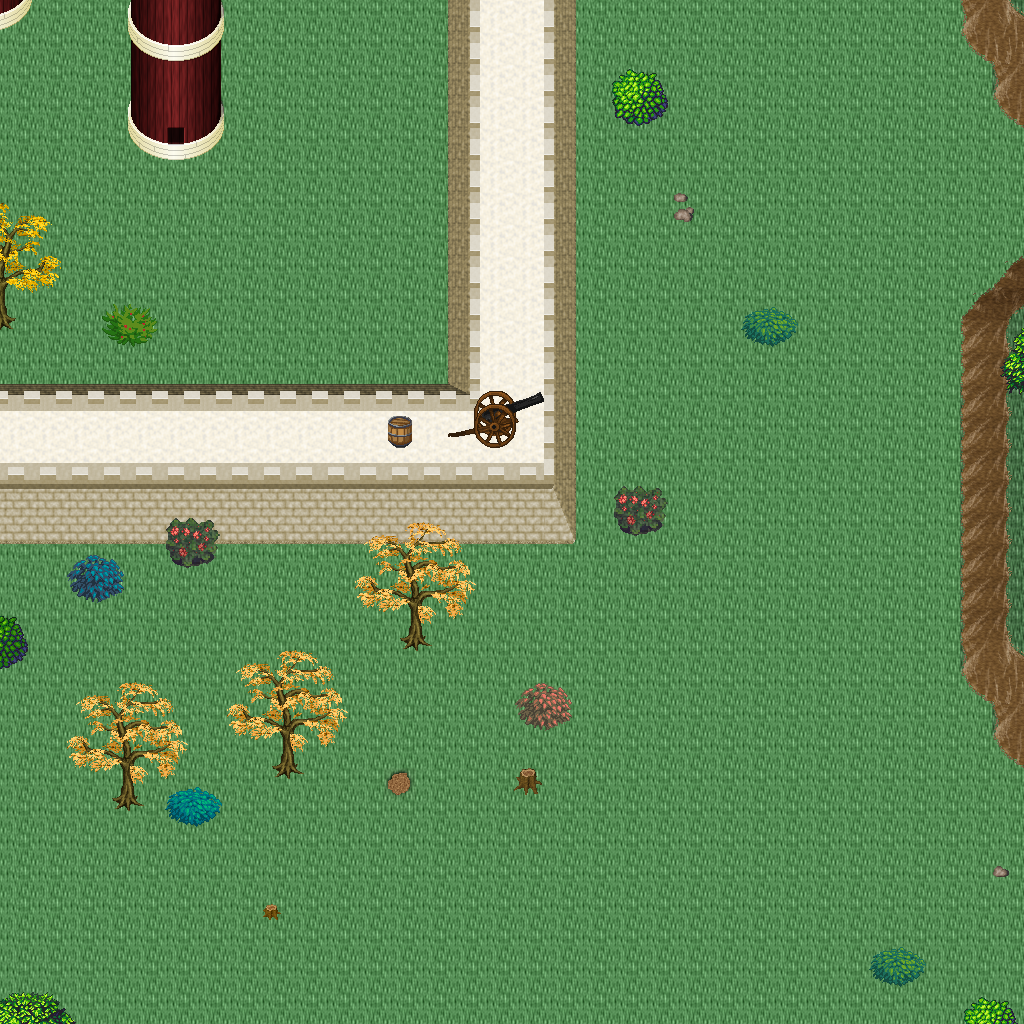

This game map was drawn from its Tiled (.tmx) file and the tilesets committed beside it. A one-line description and the trimmed map source follow:
An orthogonal 32x32 tile map with 32x32 px tiles, 5 tile layers (Ground, Objects, Objects2, Above, ...), 1 hidden layer not drawn, 35 tilesets.

<map version="1.10" tiledversion="1.11.0" orientation="orthogonal" renderorder="right-down" width="32" height="32" tilewidth="32" tileheight="32" infinite="0" nextlayerid="11" nextobjectid="1">
 <tileset firstgid="1" name="logic_collision" tilewidth="32" tileheight="32" tilecount="1" columns="1">
  <image source="../drawable/logic_collision.png" width="32" height="32" />
 </tileset>
 <tileset firstgid="2" name="ground_ridge_earth_pale" tilewidth="32" tileheight="32" tilecount="96" columns="12">
  <image source="../drawable/ground_ridge_earth_pale.png" width="384" height="256" />
 </tileset>
 <tileset firstgid="98" name="ground_ridge_earth_dark" tilewidth="32" tileheight="32" tilecount="96" columns="12">
  <image source="../drawable/ground_ridge_earth_dark.png" width="384" height="256" />
 </tileset>
 <tileset firstgid="194" name="ground_ground" tilewidth="32" tileheight="32" tilecount="33" columns="3">
  <image source="../drawable/ground_ground.png" width="96" height="352" />
 </tileset>
 <tileset firstgid="227" name="building_castle" tilewidth="32" tileheight="32" tilecount="320" columns="20">
  <image source="../drawable/building_castle.png" width="640" height="512" />
 </tileset>
 <tileset firstgid="547" name="ground_water_pool" tilewidth="32" tileheight="32" tilecount="72" columns="3">
  <image source="../drawable/ground_water_pool.png" width="96" height="768" />
 </tileset>
 <tileset firstgid="619" name="ground_earth_edges" tilewidth="32" tileheight="32" tilecount="18" columns="6">
  <image source="../drawable/ground_earth_edges.png" width="192" height="96" />
 </tileset>
 <tileset firstgid="637" name="ground_grass_corners" tilewidth="32" tileheight="32" tilecount="24" columns="6">
  <image source="../drawable/ground_grass_corners.png" width="192" height="128" />
 </tileset>
 <tileset firstgid="661" name="ground_grass_edges" tilewidth="32" tileheight="32" tilecount="36" columns="12">
  <image source="../drawable/ground_grass_edges.png" width="384" height="96" />
 </tileset>
 <tileset firstgid="697" name="item_weapon_cannon" tilewidth="32" tileheight="32" tilecount="12" columns="3">
  <image source="../drawable/item_weapon_cannon.png" width="96" height="128" />
 </tileset>
 <tileset firstgid="709" name="item_pot_barrels_1" tilewidth="32" tileheight="32" tilecount="8" columns="4">
  <image source="../drawable/item_pot_barrels_1.png" width="128" height="64" />
 </tileset>
 <tileset firstgid="717" name="ground_cobbled_paving" tilewidth="32" tileheight="32" tilecount="1" columns="1">
  <image source="../drawable/ground_cobbled_paving.png" width="32" height="32" />
 </tileset>
 <tileset firstgid="718" name="ground_rock_pebbles" tilewidth="32" tileheight="32" tilecount="3" columns="1">
  <image source="../drawable/ground_rock_pebbles.png" width="32" height="96" />
 </tileset>
 <tileset firstgid="721" name="plant_flower_daisy_blue" tilewidth="32" tileheight="32" tilecount="8" columns="2">
  <image source="../drawable/plant_flower_daisy_blue.png" width="64" height="128" />
 </tileset>
 <tileset firstgid="729" name="building_mill" tilewidth="32" tileheight="32" tilecount="30" columns="5">
  <image source="../drawable/building_mill.png" width="160" height="192" />
 </tileset>
 <tileset firstgid="759" name="building_windmill_blades" tilewidth="32" tileheight="32" tilecount="144" columns="24">
  <image source="../drawable/building_windmill_blades.png" width="768" height="192" />
 </tileset>
 <tileset firstgid="903" name="logic_item_corn" tilewidth="32" tileheight="32" tilecount="5" columns="5">
  <image source="../drawable/logic_item_corn.png" width="160" height="32" />
 </tileset>
 <tileset firstgid="908" name="object_scarecrow" tilewidth="32" tileheight="32" tilecount="2" columns="1">
  <image source="../drawable/object_scarecrow.png" width="32" height="64" />
 </tileset>
 <tileset firstgid="910" name="object_hay_cart" tilewidth="32" tileheight="32" tilecount="1" columns="1">
  <image source="../drawable/object_hay_cart.png" width="32" height="32" />
 </tileset>
 <tileset firstgid="911" name="building_barnyard" tilewidth="32" tileheight="32" tilecount="200" columns="8">
  <image source="../drawable/building_barnyard.png" width="256" height="800" />
 </tileset>
 <tileset firstgid="1111" name="furniture_sink_pale_brown_stone" tilewidth="32" tileheight="32" tilecount="4" columns="2">
  <image source="../drawable/furniture_sink_pale_brown_stone.png" width="64" height="64" />
 </tileset>
 <tileset firstgid="1115" name="logic_creature_farm_animal" tilewidth="32" tileheight="32" tilecount="16" columns="8">
  <image source="../drawable/logic_creature_farm_animal.png" width="256" height="64" />
 </tileset>
 <tileset firstgid="1131" name="plant_tree_fall_trees" tilewidth="32" tileheight="32" tilecount="40" columns="8">
  <image source="../drawable/plant_tree_fall_trees.png" width="256" height="160" />
 </tileset>
 <tileset firstgid="1171" name="plant_bush_bush_mult_colored" tilewidth="32" tileheight="32" tilecount="6" columns="3">
  <image source="../drawable/plant_bush_bush_mult_colored.png" width="96" height="64" />
 </tileset>
 <tileset firstgid="1177" name="furniture_light_lamp_blue" tilewidth="32" tileheight="32" tilecount="3" columns="1">
  <image source="../drawable/furniture_light_lamp_blue.png" width="32" height="96" />
 </tileset>
 <tileset firstgid="1180" name="light_dim_light_7x5" tilewidth="32" tileheight="32" tilecount="35" columns="7">
  <image source="../drawable/light_dim_light_7x5.png" width="224" height="160" />
 </tileset>
 <tileset firstgid="1215" name="plant_stump_small_stump" tilewidth="32" tileheight="32" tilecount="4" columns="2">
  <image source="../drawable/plant_stump_small_stump.png" width="64" height="64" />
 </tileset>
 <tileset firstgid="1219" name="logic_creature_fowl" tilewidth="32" tileheight="32" tilecount="6" columns="6">
  <image source="../drawable/logic_creature_fowl.png" width="192" height="32" />
 </tileset>
 <tileset firstgid="1225" name="logic_creature_rodent" tilewidth="32" tileheight="32" tilecount="8" columns="8">
  <image source="../drawable/logic_creature_rodent.png" width="256" height="32" />
 </tileset>
 <tileset firstgid="1233" name="plant_bushes_and_trees" tilewidth="32" tileheight="32" tilecount="144" columns="16">
  <image source="../drawable/plant_bushes_and_trees.png" width="512" height="289" />
 </tileset>
 <tileset firstgid="1377" name="plant_bush_leafy" tilewidth="32" tileheight="32" tilecount="48" columns="8">
  <image source="../drawable/plant_bush_leafy.png" width="256" height="192" />
 </tileset>
 <tileset firstgid="1425" name="plant_bush_bush_pinks" tilewidth="32" tileheight="32" tilecount="4" columns="2">
  <image source="../drawable/plant_bush_bush_pinks.png" width="64" height="64" />
 </tileset>
 <tileset firstgid="1429" name="plant_bush_berried" tilewidth="32" tileheight="32" tilecount="60" columns="5">
  <image source="../drawable/plant_bush_berried.png" width="160" height="384" />
 </tileset>
 <tileset firstgid="1489" name="plant_bushes_and_trees" tilewidth="32" tileheight="32" tilecount="144" columns="16">
  <image source="../drawable/plant_bushes_and_trees.png" width="512" height="289" />
 </tileset>
 <tileset firstgid="1633" name="ground_ground_3" tilewidth="32" tileheight="32" tilecount="5" columns="5">
  <image source="../drawable/ground_ground_3.png" width="160" height="32" />
 </tileset>
 <layer id="1" name="Ground" width="32" height="32">
  <data>[1024 cells, 1024 non-empty, 8 distinct tile ids]</data>
 </layer>
 <layer id="2" name="Objects" width="32" height="32">
  <data>[1024 cells, 109 non-empty, 44 distinct tile ids]</data>
 </layer>
 <layer id="3" name="Objects2" width="32" height="32">
  <data>[1024 cells, 7 non-empty, 7 distinct tile ids]</data>
 </layer>
 <layer id="4" name="Above" width="32" height="32">
  <data>[1024 cells, 87 non-empty, 49 distinct tile ids]</data>
 </layer>
 <layer id="5" name="Above2" width="32" height="32">
  <data>[1024 cells, 2 non-empty, 2 distinct tile ids]</data>
 </layer>
 <layer id="6" name="Walkable" width="32" height="32" visible="0">
  <data>[1024 cells, 205 non-empty, 1 distinct tile ids]</data>
 </layer>
 <objectgroup id="7" name="Mapevents" />
 <objectgroup id="8" name="Spawn" />
 <objectgroup id="9" name="Keys" />
 <objectgroup id="10" name="Replace" />
</map>
